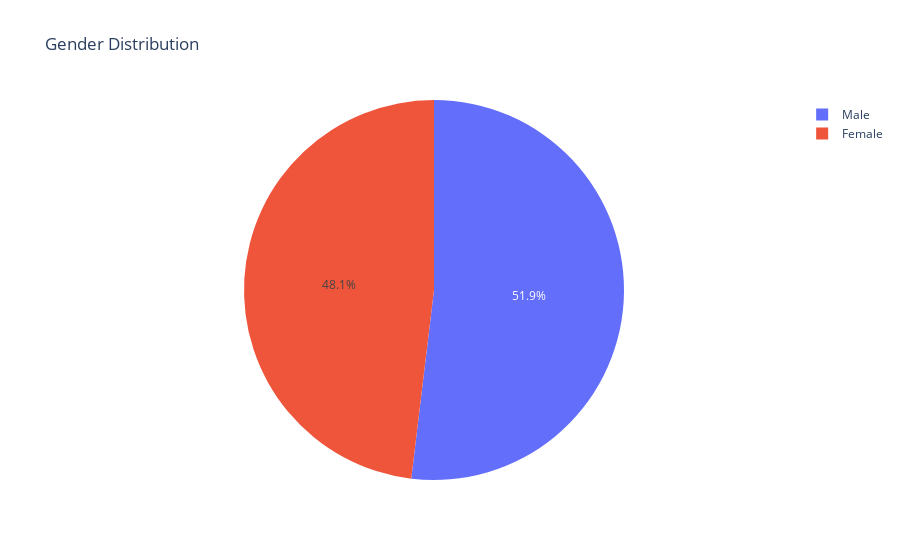

Notebook code for this chart:
### Code cell
# Gender distribution
fig_gender = px.pie(demographic_data, names='Gender', title='Gender Distribution')
fig_gender.show()

### Figure 1 — Plotly figure (JSON) as saved in the notebook; plotly's stock layout.template omitted (floating-point values rounded to 4 significant figures; data arrays with more than 128 entries replaced by an {"elided": "..."} marker saying what was removed)
{"data": [{"domain": {"x": [0, 1], "y": [0, 1]}, "hovertemplate": "Gender=%{label}<extra></extra>", "labels": {"elided": "1073 str values"}, "legendgroup": "", "name": "", "showlegend": true, "type": "pie"}], "layout": {"legend": {"tracegroupgap": 0}, "title": {"text": "Gender Distribution"}}}
